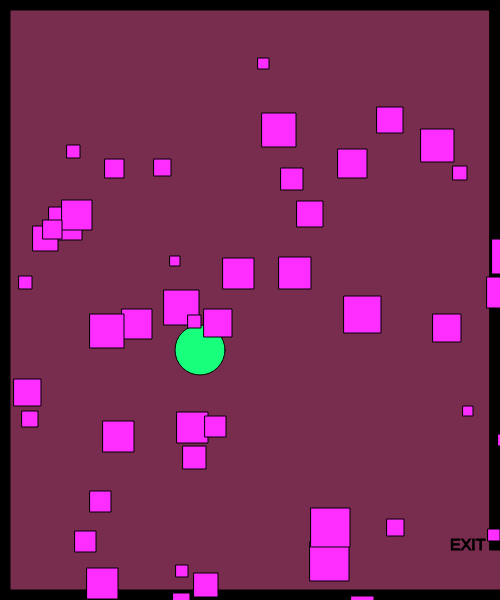
Frame 1 (no input)
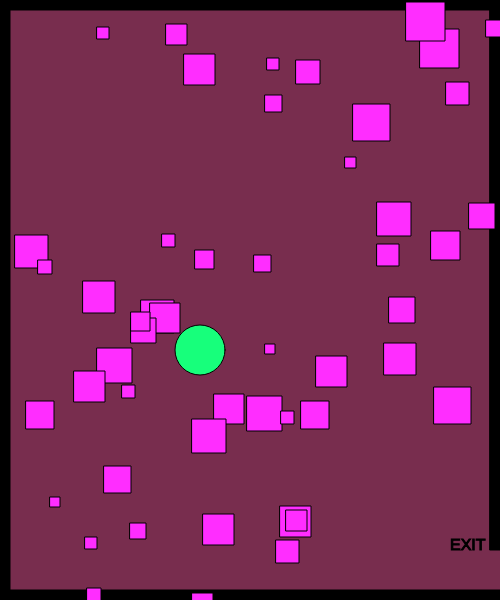
Frame 60 (no input)
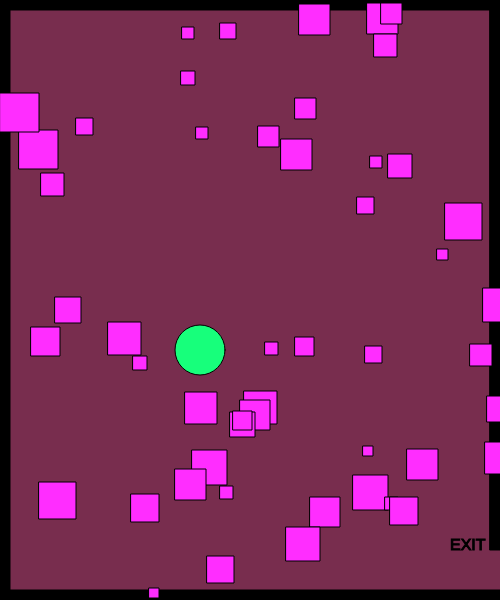
Frame 120 (the mouse pressed at the canvas centre since frame 60)

The p5.js sketch that drew these frames (run headless with seeded random() and noise() and a simulated clock; from frame 60 on, the mouse is pressed at the canvas centre):

// p5.js sketch
// ── sketch.js
// x and y for my character
var characterX = 100;
var characterY = 100;
// define the key codes for each letter
var w = 87;
var s = 83;
var a = 65;
var d = 68;

// x and y for a shape
var shapeX = 30;
var shapeY = 50;

var shapeXs = [];
var shapeYs = [];
var diameters = [];

var shapeXSpeeds = [];
var shapeYSpeeds = [];

// create a shape when the mouse is clicked
var mouseShapeX;
var mouseShapeY;

function setup() {
    createCanvas(500, 600);
    // get a random speed when the it first starts
    for (var i = 0; i < 50; i++) {
        shapeXSpeeds[i] = Math.floor(Math.random() * (Math.floor(Math.random() * 5)) + 1);
        shapeYSpeeds[i] = Math.floor(Math.random() * (Math.floor(Math.random() * 5)) + 1);
        shapeXs[i] = getRandomNumber(500);
        shapeYs[i] = getRandomNumber(600);
        diameters[i] = getRandomNumber(30);
    }

    createCharacter(200, 350);
}

function draw() {
    background(120, 45, 78);
    stroke(0);
    fill(0);

    // call createBorders function
    createBorders(10);

    // exit message
    textSize(16);
    text("EXIT", width - 50, height - 50)

    //createCharacter(200,350);
    drawCharacter();
    characterMovement();


    // potential enemy
    fill(678, 45, 800);
    // draw the shape
    for (var i = 0; i < shapeXs.length; i++) {
        square(shapeXs[i], shapeYs[i], diameters[i]);
        shapeXSpeeds[i] = Math.floor(Math.random() * (Math.floor(Math.random() * 5)) + 1);
        shapeYSpeeds[i] = Math.floor(Math.random() * (Math.floor(Math.random() * 5)) + 1);




        // move the shape
        shapeXs[i] += shapeXSpeeds[i];
        shapeYs[i] += shapeYSpeeds[i];
        // check to see if the shape has gone out of bounds
        if (shapeXs[i] > width) {
            shapeXs[i] = 0;
        }
        if (shapeXs[i] < 0) {
            shapeXs[i] = width;
        }
        if (shapeYs[i] > height) {
            shapeYs[i] = 0;
        }
        if (shapeYs[i] < 0) {
            shapeYs[i] = height;
        }
    }
    // check to see if the character has left the exit
    if (characterX > width && characterY > width - 50) {
        fill(0);
        stroke(5);
        textSize(26);
        text("You Win!", width / 2 - 50, height / 2 - 50);
    }

    // create the shape based on the mouse click
    fill(5, 500, 335);
    circle(mouseShapeX, mouseShapeY, 25);
}

function characterMovement() {
    // handle the keys
    if (keyIsDown(w)) {
        characterY -= 10;
    }
    if (keyIsDown(s)) {
        characterY += 10;
    }
    if (keyIsDown(a)) {
        characterX -= 10;
        console.log("movement: " + characterX);
    }
    if (keyIsDown(d)) {
        characterX += 10;
    }
}

function createCharacter(x, y) {
    characterX = x;
    characterY = y;
}

function drawCharacter() {
    fill(23, 500, 123);
    circle(characterX, characterY, 50);
}

function createBorders(thickness) {
    // top border
    rect(0, 0, width, thickness);
    // left border
    rect(0, 0, thickness, height);
    // bottom border
    rect(0, height - thickness, width, thickness);
    // right upper border
    rect(width - thickness, 0, thickness, height - 50);
}

function mouseClicked() {
    mouseShapeX = mouseX;
    mouseShapeY = mouseY;
}

function getRandomNumber(number) {
    return Math.floor(Math.random() * number) + 10;
}
